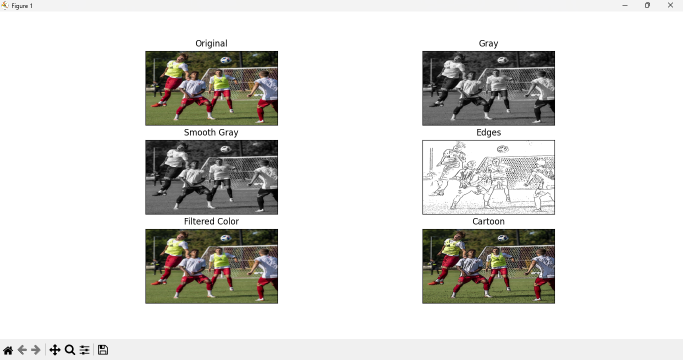
#> input picture cartoonifyimage.png, 1365 x 719 px (shown at 1/2 size)
$ python cartoonify.py
#> lines starting #> are read from the running program, lines starting #| are printed output that depends on the picture; after the words box and inside, x2 and y2 are one past the last pixel; in counts of white or black regions, pixels touching at a corner belong together
# Importing necessary libraries
import cv2                      # For image processing and computer vision
import easygui                  # For file selection dialog box
import sys                      # For exiting the program if needed
import matplotlib.pyplot as plt  # For displaying images
import os                       # For file handling (not directly used here but useful)

# ---------------- Function to upload image ----------------
def upload():
    ImagePath = easygui.fileopenbox()  # Opens a dialog box for the user to select an image file
#> the answer given: cartoonifyimage.png
    cartoonify(ImagePath)              # Calls the cartoonify function with the selected image path

# ---------------- Function to cartoonify the image ----------------
def cartoonify(ImagePath):
    # Read the image from the given path
#> called with ImagePath = 'cartoonifyimage.png'
    originalmage = cv2.imread(ImagePath)                 # Loads the image using OpenCV
#> originalmage is the input picture: shape (719, 1365, 3); mean B, G, R 215.5, 218.3, 219.1
    originalmage = cv2.cvtColor(originalmage, cv2.COLOR_BGR2RGB)  # Converts BGR (OpenCV default) to RGB (for Matplotlib)

    # Check if image was loaded successfully
    if originalmage is None:                             # If image is not found or invalid
        print("Cannot find any image. Choose appropriate file.")  # Print error message
        sys.exit()                                       # Exit the program safely

    # Resize the original image to make it smaller and uniform
    ReSized1 = cv2.resize(originalmage, (960, 540))      # Resize to width=960, height=540
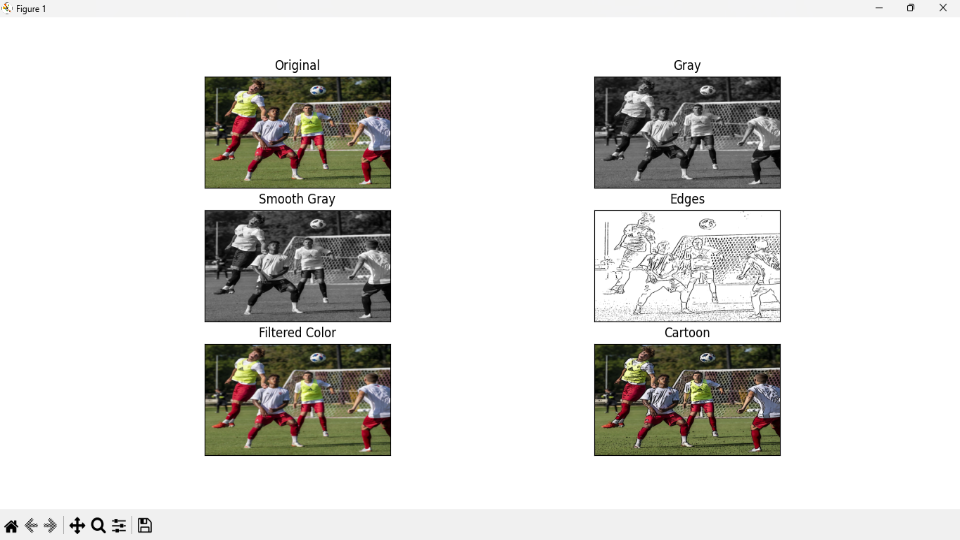
#> ReSized1: shape (540, 960, 3); mean R, G, B 219.1, 218.3, 215.4

    # Convert the image to grayscale
    grayScaleImage = cv2.cvtColor(originalmage, cv2.COLOR_BGR2GRAY)  # Convert to gray (no color)
    ReSized2 = cv2.resize(grayScaleImage, (960, 540))    # Resize grayscale image

    # Apply median blur to smooth the grayscale image
    smoothGrayScale = cv2.medianBlur(grayScaleImage, 5)  # Reduces image noise and makes edges clearer
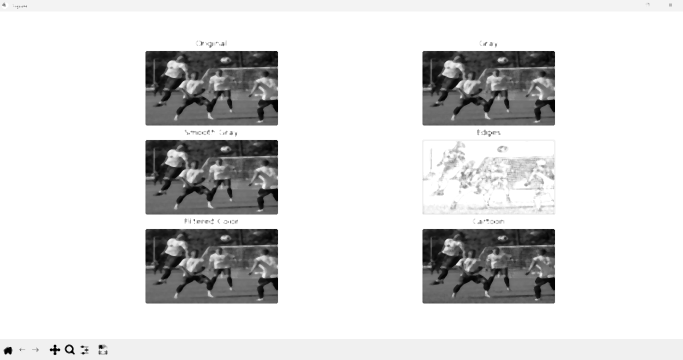
#> smoothGrayScale: shape (719, 1365) (shown at 1/2 size); min 0, max 255, mean 218.8
    ReSized3 = cv2.resize(smoothGrayScale, (960, 540))   # Resize the smoothed grayscale image
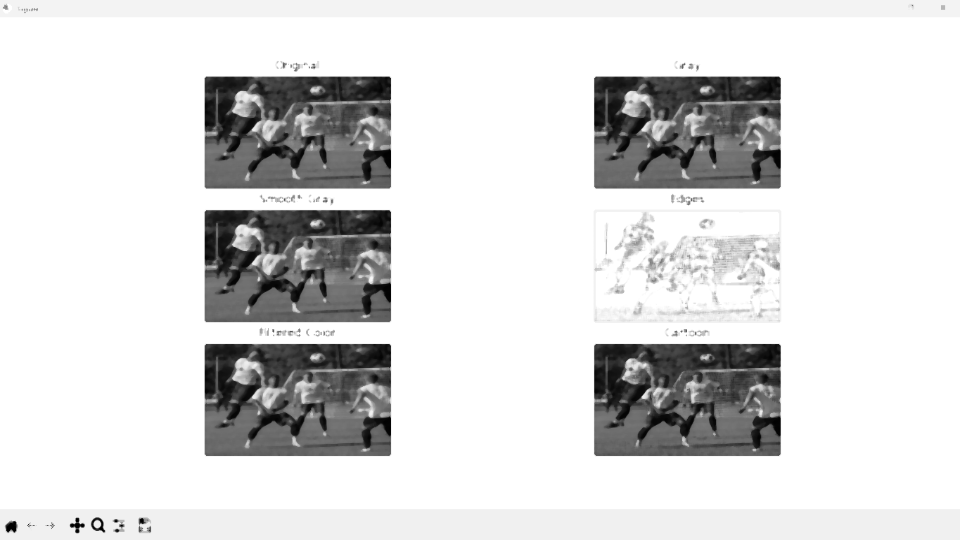
#> ReSized3: shape (540, 960); min 0, max 255, mean 218.8

    # Detect edges using adaptive thresholding
    getEdge = cv2.adaptiveThreshold(smoothGrayScale, 255, # Maximum value for white
                                    cv2.ADAPTIVE_THRESH_MEAN_C, # Adaptive method for thresholding
                                    cv2.THRESH_BINARY,     # Converts to black and white
                                    9, 9)                  # Block size and constant value for thresholding
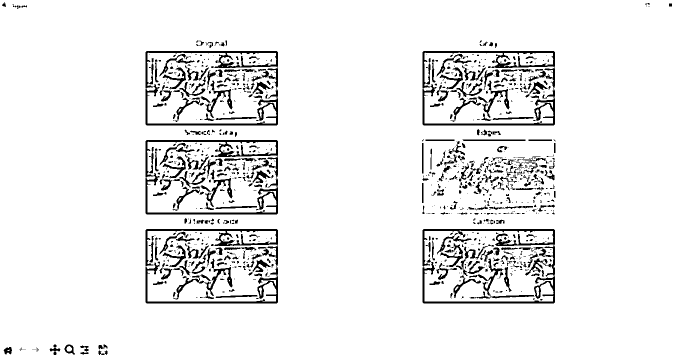
#> getEdge: shape (719, 1365) (shown at 1/2 size); 93% white; 1106 black regions (728 under 20 px), largest, box (x1, y1, x2, y2) and area: (845, 458, 1110, 607) 5554, (845, 102, 1110, 251) 5393, (291, 102, 556, 251) 5374
    ReSized4 = cv2.resize(getEdge, (960, 540))             # Resize edge image
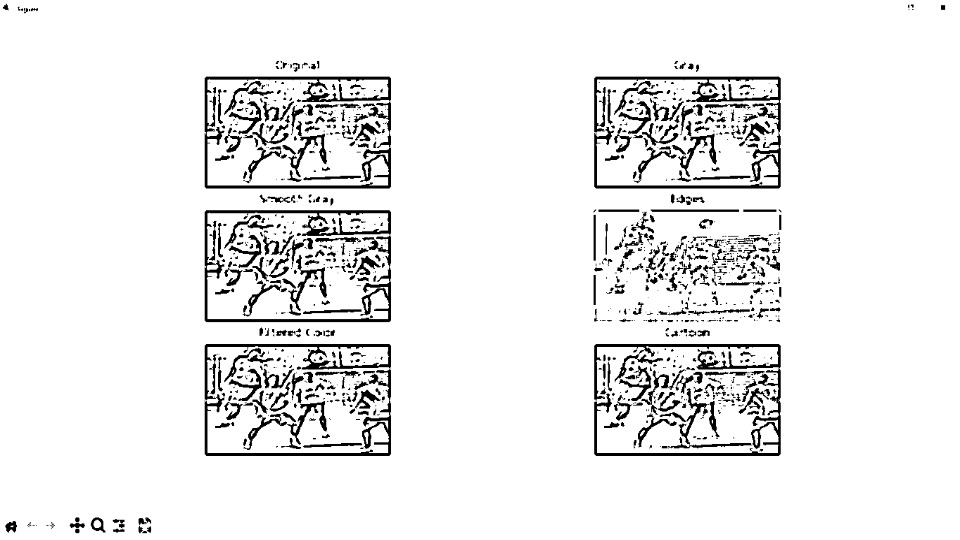
#> ReSized4: shape (540, 960); min 0, max 255, mean 237.1

    # Apply bilateral filter to remove noise while keeping edges sharp
    colorImage = cv2.bilateralFilter(originalmage, 9, 300, 300)  # Smooths color areas but keeps edges
    ReSized5 = cv2.resize(colorImage, (960, 540))                # Resize filtered color image

    # Combine the edges with the color image to create a cartoon effect
    cartoonImage = cv2.bitwise_and(colorImage, colorImage, mask=getEdge)  # Combines edges and colors
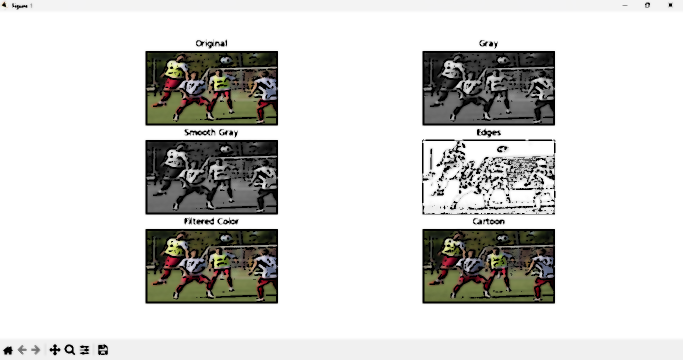
#> cartoonImage: shape (719, 1365, 3) (shown at 1/2 size); mean R, G, B 212.9, 212.6, 210.2
    ReSized6 = cv2.resize(cartoonImage, (960, 540))                       # Resize the cartoon image
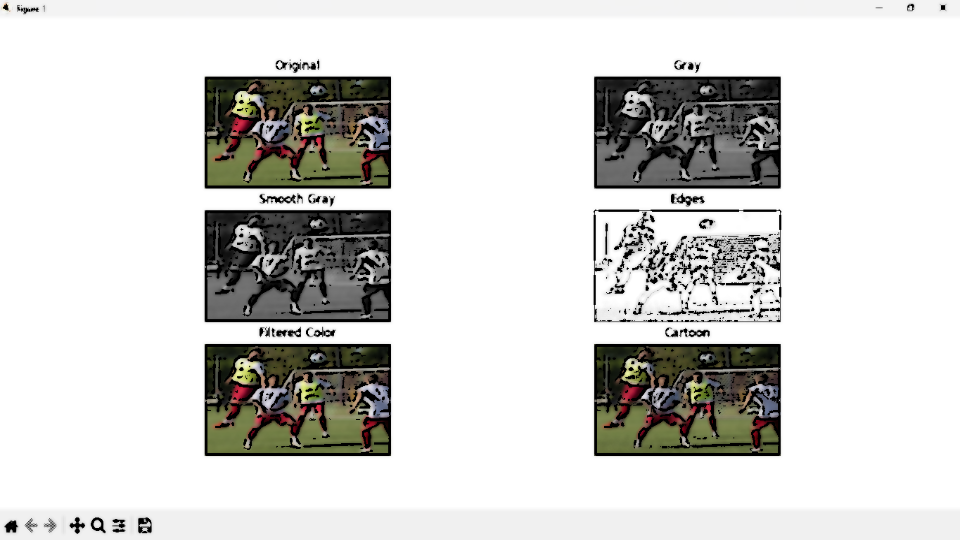
#> ReSized6: shape (540, 960, 3); mean R, G, B 212.9, 212.6, 210.2

    # List of images and titles for display
    images = [ReSized1, ReSized2, ReSized3, ReSized4, ReSized5, ReSized6] # Store all steps
    titles = ["Original", "Gray", "Smooth Gray", "Edges", "Filtered Color", "Cartoon"] # Titles for each image

    # Create a 3x2 grid for displaying all images
    fig, axes = plt.subplots(3, 2, figsize=(8, 8),           # 3 rows, 2 columns figure
                             subplot_kw={'xticks': [], 'yticks': []}, # Remove x/y axis ticks
                             gridspec_kw=dict(hspace=0.2, wspace=0.1)) # Set spacing between images

    # Display each image in its position on the grid
    for i, ax in enumerate(axes.flat):                       # Loop through all subplots
        ax.imshow(images[i], cmap='gray' if len(images[i].shape) == 2 else None)  # Use gray colormap if image is grayscale
        ax.set_title(titles[i])                              # Set title for each subplot
    plt.show()                                               # Show all images on screen

# ---------------- Run the program ----------------
upload()  # Starts the program by calling the upload function
